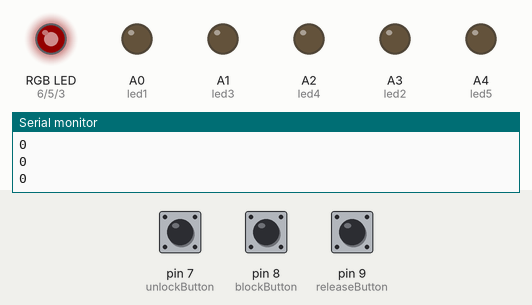
A sketch run on a simulated Arduino Uno, built with avr-gcc and run on an emulated ATmega328P. Shown: an RGB LED mixed from three pins (HIGH = lit), output pins drawn as LEDs (lit = HIGH), the last lines printed to the serial monitor. Dashed ring = blinking. The inputs (shaded band) are chosen by the test bench; at power-on: pin 9 (releaseButton) LOW, pin 8 (blockButton) LOW, pin 7 (unlockButton) LOW. Dim RGB values are drawn brighter than linear.

Above: at 11.2 s.
11.3 s: pin 9 (releaseButton) pulled HIGH for 0.15 s
At 11.76 s:
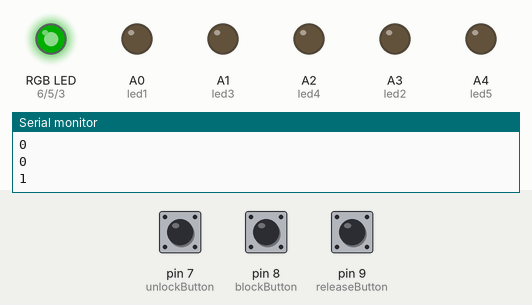
14.3 s: pin 8 (blockButton) pulled HIGH for 1 s
At 14.7 s:
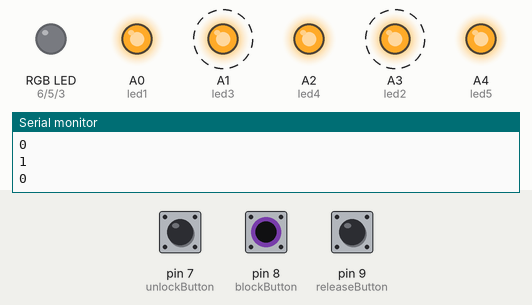
17.3 s: pin 7 (unlockButton) pulled HIGH for 0.15 s
At 17.8 s:
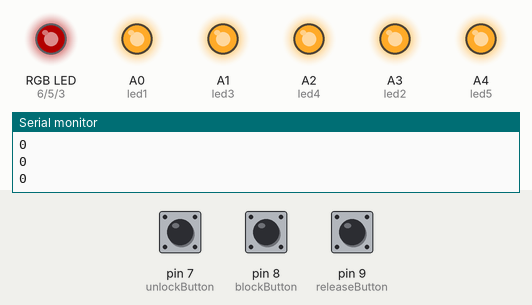
18.9 s: pin 9 (releaseButton) pulled HIGH for 1 s
At 20.56 s:
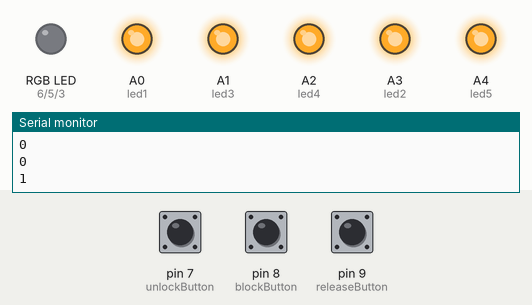
21.9 s: pin 7 (unlockButton) pulled HIGH for 1 s
At 22.05 s:
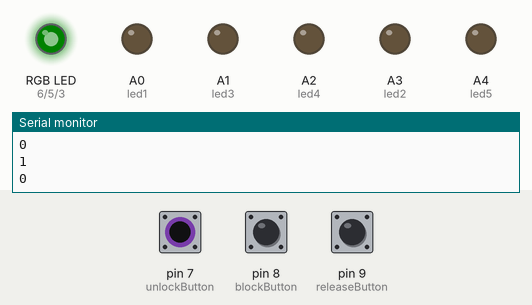
24.4 s: pin 8 (blockButton) pulled HIGH for 0.15 s
At 24.85 s:
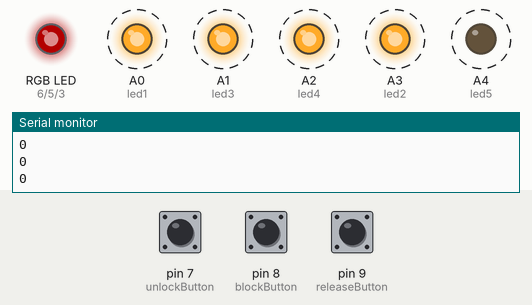
Timing chart, 0 to 28.4 s (numbered marks = the images above; inputs shaded):
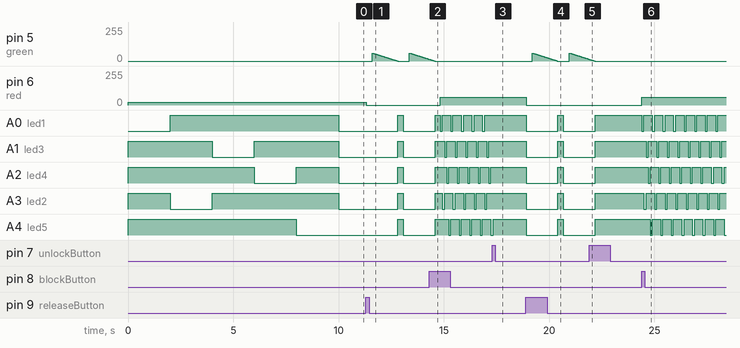

Measured:
- after the input at 11.3 s, pin 5 (green): ramps from 60/255 to 0/255 and jumps back, once every 1.8 s; pin 6 (red): 20/255 → 0/255 at once; A0 (led1), A1 (led3), A2 (led4), A3 (led2), A4 (led5): LOW → HIGH after 1.5 s, → LOW 0.25 s later
- after the input at 14.3 s, pin 5 (green): goes on until 14.6 s, then stays 0/255; pin 6 (red): 0/255 → 60/255 after 0.53 s; A1 (led3): alternates HIGH for 0.40 s and LOW for 0.10 s, starting after 0.73 s; A3 (led2): alternates HIGH for 0.40 s and LOW for 0.10 s, starting after 0.63 s
- after the input at 17.3 s, A0 (led1), A1 (led3), A2 (led4), A3 (led2): stops changing and stays HIGH; A4 (led5): goes on until 17.3 s, then stays HIGH
- after the input at 18.9 s, pin 5 (green): ramps from 60/255 to 0/255 and jumps back, once every 1.8 s; pin 6 (red): 60/255 → 0/255 at once; A0 (led1), A1 (led3), A2 (led4), A3 (led2), A4 (led5): HIGH → LOW at once, → HIGH 1.5 s later, → LOW 0.25 s later
- after the input at 21.9 s, pin 5 (green): goes on until 22.2 s, then stays 0/255; A0 (led1), A1 (led3), A2 (led4), A3 (led2), A4 (led5): goes on until 22.2 s, then stays HIGH
- after the input at 24.4 s, pin 6 (red): 0/255 → 60/255 at once; A0 (led1): alternates HIGH for 0.40 s and LOW for 0.10 s, starting at once

The sketch:

arduino-server.ino
```cpp
#include <SPI.h>
#include <Ethernet.h>

// Server (Raspy) information
char apiUrl[] = "http://192.168.1.35";
char apiHost[] = "Host: 192.168.1.35";
char apiPort = 5000;


// Our mac address
byte mac[] = { 0xDE, 0xAD, 0xBE, 0xEF, 0xFE, 0xED };

// Our private IP
//IPAddress ip(192, 168, 0, 250);

// Inner stuff
String readString;
String http_lock = "GET /lock HTTP/1.1";
String http_unlock = "GET /unlock HTTP/1.1";
String http_release = "GET /release HTTP/1.1";
String http_block = "GET /block HTTP/1.1";
String http_default = "GET /default HTTP/1.1";
int currentR = 0;
int currentG = 0;
int currentB = 0;

bool locked = false;
bool released = false;
bool blocked = false;

EthernetServer server(80);
EthernetClient apiClient;

int red = 6;
int green = 5;
int blue = 3;

int led1 = A0;
int led2 = A3;
int led3 = A1;
int led4 = A2;
int led5 = A4;

int unlockButton = 7;
int blockButton = 8;
int releaseButton = 9;


void setup() {
  // Start serial communication, 9600 Bauds
  Serial.begin(9600);

  // RGB Leds
  pinMode(red, OUTPUT);
  pinMode(green, OUTPUT);
  pinMode(blue, OUTPUT);

  pinMode(led1, OUTPUT);
  pinMode(led2, OUTPUT);
  pinMode(led3, OUTPUT);
  pinMode(led4, OUTPUT);
  pinMode(led5, OUTPUT);

  pinMode(unlockButton, INPUT);
  pinMode(blockButton, INPUT);
  pinMode(releaseButton, INPUT);

  rgb(20, 0, 0);
  lightSequence(2000);
  lightsOn();

//  setupServer();

//  reachServer();
}

void loop() {
  //  runServer();

  readState();

  // States
  if(locked) lock();
  if(released) release();
  if(blocked) block();
}

void setupServer() {
  Serial.println("--------------------------------");
  Serial.println("| Boss deployer arduino Server |");
  Serial.println("--------------------------------");

  Serial.println("Configuring networking...");
  Ethernet.begin(mac);

  Serial.println("Starting web server...");
  server.begin();

  Serial.print("Server up. Listening to requests at ");
  Serial.print(Ethernet.localIP());
  Serial.println(":80\n");
}

void runServer() {
  EthernetClient client = server.available();
  if(client) {
    while(client.connected()) {
      if(client.available()) {
        char c = client.read();

        //if HTTP request has ended
        if (c == '\n') {

          ///////////////
          Serial.println(readString);

          // Answer
          client.println("HTTP/1.1 200 OK");
          client.println("Content-Type: application/json");
          client.println("Connection: close");  // the connection will be closed after completion of the response
          client.println();
          client.print("{ \"operation\": ");
          if(readString == http_release) {
            client.println("\"unlock\"");
            released = true;
          }
          else if(readString == http_block) {
            client.println("\"block\"");
            blocked = true;
          }
          else if(readString == http_default) {
            client.println("\"default\"");
            blocked = false;
            released = false;
          }
          else if(readString == http_lock) {
            client.println("\"lock\"");
            locked = true;
          }
          else if(readString == http_unlock) {
            client.println("\"unlock\"");
            locked = false;
          }
          client.println(" }");

          readString = "";

          client.stop();
        } else if (c != '\r') {
          readString += c;
        }
      }
    }
  }
}

void readState() {
  // Buttons
  int unlockStatus = digitalRead(unlockButton);
  int blockStatus = digitalRead(blockButton);
  int releaseStatus = digitalRead(releaseButton);

  Serial.println(releaseStatus);

  // Button
  bool changed = false;
  if(unlockStatus == HIGH) {
    locked = false;
    released = false;
    blocked = false;

    delay(250);
  }
  if(blockStatus == HIGH) {
    blocked = true;
    released = false;
  }
  if(releaseStatus == HIGH) {
    released = true;
    blocked = false;
  }
}

/*
 * System operations
 */

void reachServer() {
  bool found = false;
  while(!found) {
    fadeIn(80, 80, 80, 15);
    delay(500);
    fadeOut(5);

    Serial.println("Pinging API");
    found = callApi("GET /ping HTTP/1.1");
  }


  fadeIn(0, 50, 0, 50);
  delay(500);
  fadeOut(10);

  Serial.println("/ -----------------------------\\");
  Serial.println("| Connection to API: Successful |");
  Serial.println("\\ ---------------------------- /");
}

void lock() {
  rgb(0, 0, 200);
  lightsOn();
  lightSequence(100);

  readState();
  delay(50);
  readState();

  rgb(0, 0, 200);
  lightsOn();
  lightSequenceInverse(100);
  delay(50);
}

void release() {
  fadeIn(0, 60, 0, 5);
  delay(10);
  fadeOut(20);
  delay(250);
}

void block() {
  rgb(60, 0, 0);
  lightSequence(100);
}

bool callApi(char query[]) {
  Serial.print(" > Calling api ");
  Serial.print(query);
  Serial.println();
  char *response;
  if (apiClient.connect(apiUrl, apiPort)) {
    char c = apiClient.read();
    Serial.print(c);

    apiClient.print(query);
    apiClient.println(apiHost);
    apiClient.println("Connection: close");
    apiClient.println();

    return true;
  }

  Serial.println(" > Error connecting to API");
  rgb(50, 0, 0);
  lightsOn();
  delay(500);
  return false;
}


/*
 * Light management stuff
 */

void lightsOff() {
  digitalWrite(led1, HIGH);
  digitalWrite(led2, HIGH);
  digitalWrite(led3, HIGH);
  digitalWrite(led4, HIGH);
  digitalWrite(led5, HIGH);
}

void lightsOn() {
  digitalWrite(led1, LOW);
  digitalWrite(led2, LOW);
  digitalWrite(led3, LOW);
  digitalWrite(led4, LOW);
  digitalWrite(led5, LOW);
}

void lightSequence(int ms) {
  lightsOff();

  digitalWrite(led1, LOW);
  delay(ms);

  digitalWrite(led1, HIGH);
  digitalWrite(led2, LOW);
  delay(ms);

  digitalWrite(led2, HIGH);
  digitalWrite(led3, LOW);
  delay(ms);

  digitalWrite(led3, HIGH);
  digitalWrite(led4, LOW);
  delay(ms);

  digitalWrite(led4, HIGH);
  digitalWrite(led5, LOW);
  delay(ms);

  digitalWrite(led5, HIGH);
}

void lightSequenceInverse(int ms) {
  lightsOff();

  digitalWrite(led5, LOW);
  delay(ms);

  digitalWrite(led5, HIGH);
  digitalWrite(led4, LOW);
  delay(ms);

  digitalWrite(led4, HIGH);
  digitalWrite(led3, LOW);
  delay(ms);

  digitalWrite(led3, HIGH);
  digitalWrite(led2, LOW);
  delay(ms);

  digitalWrite(led2, HIGH);
  digitalWrite(led1, LOW);
  delay(ms);
  digitalWrite(led1, HIGH);
}

void rgb(int r, int g, int b) {
  currentR = r;
  currentG = g;
  currentB = b;

  analogWrite(red, r);
  analogWrite(green, g);
  analogWrite(blue, b);
}

void fadeIn(int r, int g, int b, int ms) {
  int ir = 0, ig = 0, ib = 0;
  lightsOn();
  rgb(ir, ig, ib);
  while(ir <= r && ig <= g && ib <= b) {
    if(ir < r) ir++;
    if(ig < g) ig++;
    if(ib < b) ib++;

    rgb(ir, ig, ib);
    delay(ms);

    if(ir == r && ig == g && ib == b) break;
  }
}

void fadeOut(int ms) {
  int ir = currentR, ig = currentG, ib = currentB;
  while(ir >= 0 && ig >= 0 && ib >= 0) {
    if(ir > 0) ir--;
    if(ig > 0) ig--;
    if(ib > 0) ib--;

    rgb(ir, ig, ib);
    delay(ms);

    if(ir == 0 && ig == 0 && ib == 0) break;
  }

  lightsOff();
}
```
